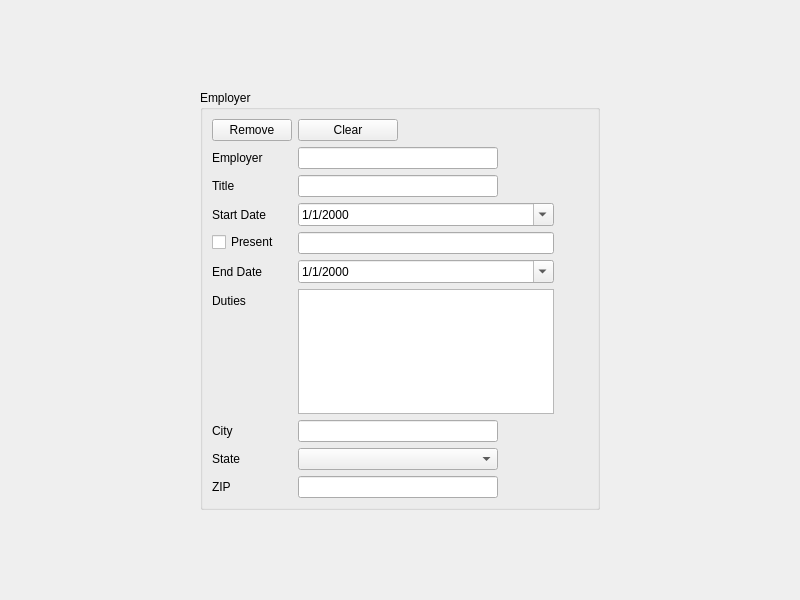
<?xml version="1.0" encoding="UTF-8"?>
<ui version="4.0">
 <class>employerWidget</class>
 <widget class="QWidget" name="employerWidget">
  <property name="geometry">
   <rect>
    <x>0</x>
    <y>0</y>
    <width>800</width>
    <height>600</height>
   </rect>
  </property>
  <property name="windowTitle">
   <string>ResumeBuilder</string>
  </property>
  <layout class="QGridLayout" name="gridLayout">
   <item row="0" column="0">
    <widget class="QGroupBox" name="groupBox_2">
     <property name="enabled">
      <bool>true</bool>
     </property>
     <property name="sizePolicy">
      <sizepolicy hsizetype="Maximum" vsizetype="Maximum">
       <horstretch>0</horstretch>
       <verstretch>0</verstretch>
      </sizepolicy>
     </property>
     <property name="minimumSize">
      <size>
       <width>400</width>
       <height>420</height>
      </size>
     </property>
     <property name="maximumSize">
      <size>
       <width>400</width>
       <height>420</height>
      </size>
     </property>
     <property name="title">
      <string>Employer</string>
     </property>
     <layout class="QFormLayout" name="formLayout_3">
      <item row="0" column="0">
       <layout class="QFormLayout" name="formLayout_4">
        <item row="3" column="0">
         <widget class="QLabel" name="label_10">
          <property name="maximumSize">
           <size>
            <width>200</width>
            <height>35</height>
           </size>
          </property>
          <property name="text">
           <string>Employer</string>
          </property>
         </widget>
        </item>
        <item row="3" column="1">
         <widget class="QLineEdit" name="lineEdit_16">
          <property name="maximumSize">
           <size>
            <width>200</width>
            <height>35</height>
           </size>
          </property>
         </widget>
        </item>
        <item row="4" column="0">
         <widget class="QLabel" name="label_11">
          <property name="maximumSize">
           <size>
            <width>200</width>
            <height>35</height>
           </size>
          </property>
          <property name="text">
           <string>Title</string>
          </property>
         </widget>
        </item>
        <item row="4" column="1">
         <widget class="QLineEdit" name="lineEdit_9">
          <property name="maximumSize">
           <size>
            <width>200</width>
            <height>35</height>
           </size>
          </property>
         </widget>
        </item>
        <item row="6" column="0">
         <widget class="QLabel" name="label_12">
          <property name="maximumSize">
           <size>
            <width>200</width>
            <height>35</height>
           </size>
          </property>
          <property name="text">
           <string>Start Date</string>
          </property>
         </widget>
        </item>
        <item row="9" column="0">
         <widget class="QLabel" name="label_13">
          <property name="maximumSize">
           <size>
            <width>200</width>
            <height>35</height>
           </size>
          </property>
          <property name="text">
           <string>Duties</string>
          </property>
         </widget>
        </item>
        <item row="11" column="0">
         <widget class="QLabel" name="label_17">
          <property name="text">
           <string>City</string>
          </property>
         </widget>
        </item>
        <item row="11" column="1">
         <widget class="QLineEdit" name="lineEdit_15">
          <property name="maximumSize">
           <size>
            <width>200</width>
            <height>35</height>
           </size>
          </property>
         </widget>
        </item>
        <item row="12" column="0">
         <widget class="QLabel" name="label_18">
          <property name="text">
           <string>State</string>
          </property>
         </widget>
        </item>
        <item row="12" column="1">
         <widget class="QComboBox" name="comboBox_2">
          <property name="maximumSize">
           <size>
            <width>200</width>
            <height>35</height>
           </size>
          </property>
         </widget>
        </item>
        <item row="9" column="1">
         <widget class="QTextEdit" name="textEdit">
          <property name="minimumSize">
           <size>
            <width>150</width>
            <height>80</height>
           </size>
          </property>
         </widget>
        </item>
        <item row="8" column="1">
         <widget class="QDateEdit" name="endDate">
          <property name="enabled">
           <bool>true</bool>
          </property>
          <property name="displayFormat">
           <string>M/d/yyyy</string>
          </property>
          <property name="calendarPopup">
           <bool>true</bool>
          </property>
         </widget>
        </item>
        <item row="6" column="1">
         <widget class="QDateEdit" name="startDate">
          <property name="displayFormat">
           <string>M/d/yyyy</string>
          </property>
          <property name="calendarPopup">
           <bool>true</bool>
          </property>
         </widget>
        </item>
        <item row="8" column="0">
         <widget class="QLabel" name="label">
          <property name="text">
           <string>End Date</string>
          </property>
         </widget>
        </item>
        <item row="7" column="0">
         <widget class="QCheckBox" name="checkBox">
          <property name="text">
           <string>Present</string>
          </property>
         </widget>
        </item>
        <item row="13" column="0">
         <widget class="QLabel" name="label_16">
          <property name="maximumSize">
           <size>
            <width>200</width>
            <height>35</height>
           </size>
          </property>
          <property name="text">
           <string>ZIP</string>
          </property>
         </widget>
        </item>
        <item row="13" column="1">
         <widget class="QLineEdit" name="lineEdit_14">
          <property name="maximumSize">
           <size>
            <width>200</width>
            <height>35</height>
           </size>
          </property>
         </widget>
        </item>
        <item row="2" column="0">
         <widget class="QPushButton" name="pushButton">
          <property name="maximumSize">
           <size>
            <width>100</width>
            <height>16777215</height>
           </size>
          </property>
          <property name="text">
           <string>Remove</string>
          </property>
         </widget>
        </item>
        <item row="2" column="1">
         <widget class="QPushButton" name="pushButton_2">
          <property name="maximumSize">
           <size>
            <width>100</width>
            <height>16777215</height>
           </size>
          </property>
          <property name="text">
           <string>Clear</string>
          </property>
         </widget>
        </item>
        <item row="7" column="1">
         <widget class="QLineEdit" name="dateString"/>
        </item>
       </layout>
      </item>
     </layout>
    </widget>
   </item>
  </layout>
 </widget>
 <resources/>
 <connections/>
</ui>
